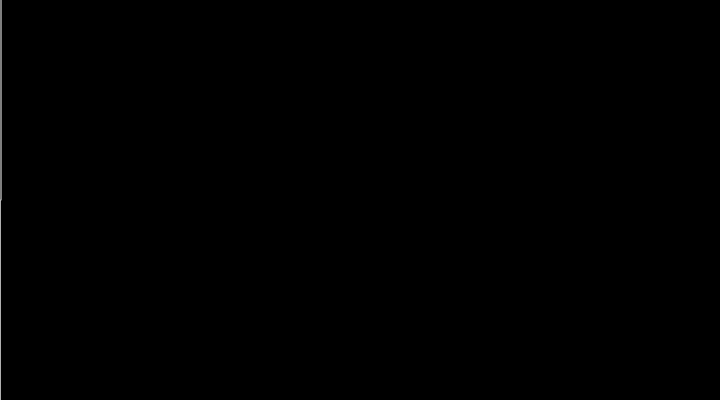
Frame 1 (no input)
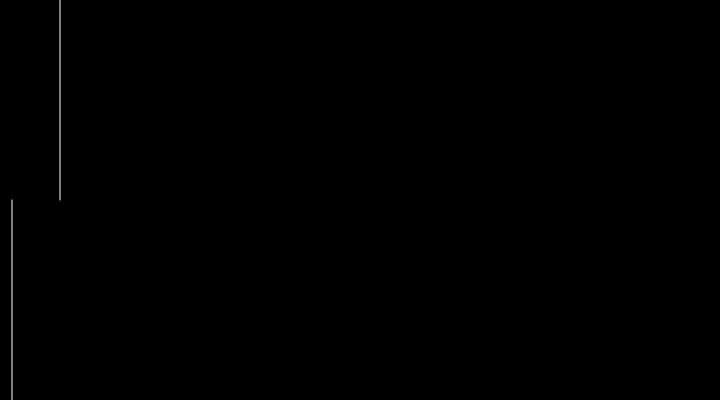
Frame 60 (no input)
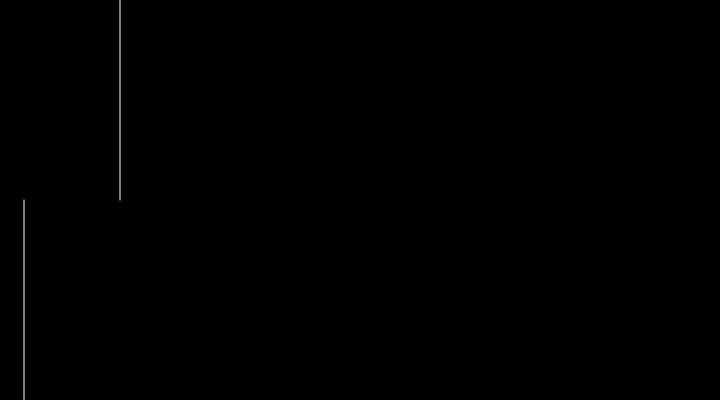
Frame 120 (the mouse pressed at the canvas centre since frame 60)

The p5.js sketch that drew these frames (run headless with seeded random() and noise() and a simulated clock; from frame 60 on, the mouse is pressed at the canvas centre):

// p5.js sketch
// ── sketch.js
let a = 0; // Create a global variable "a" of type Number
let b = 0; // Create a global variable "b" of type Number

function setup() {
  createCanvas(720, 400);
  stroke(255);
}

function draw() {
  background(0);

  a = a + 1; // Increment a with an integer
  b = b + 0.2; //Increment b with a float
  line(a, 0, a, height / 2);
  line(b, height / 2, b, height);

  if (a > width) {
    a = 0;
  }
  if (b > width) {
    b = 0;
  }
}
